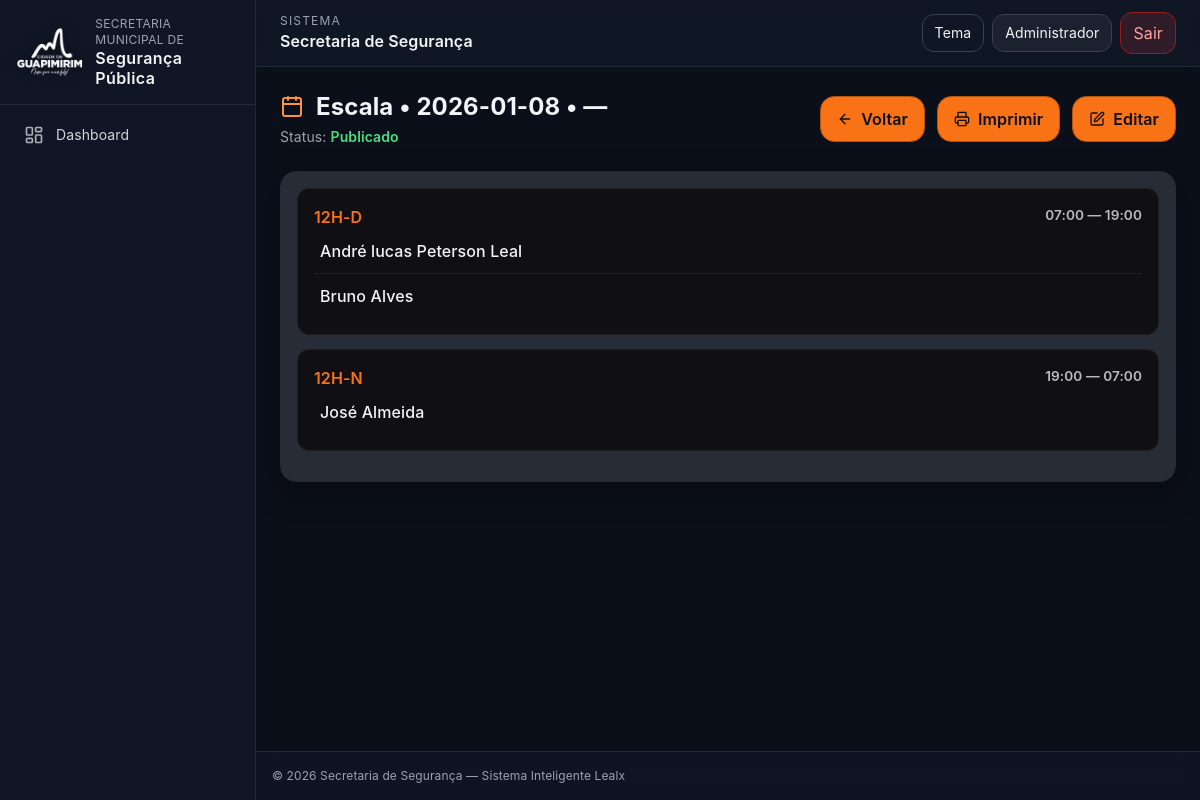
Page /modules/schedules/view.php?day=11 (signed in) on the committed database.
### tables this page shows
CREATE TABLE `schedule_days` (
  `id` int(11) NOT NULL,
  `ref_date` date NOT NULL,
  `post_id` int(11) DEFAULT NULL,
  `notes` varchar(200) DEFAULT NULL,
  `published` tinyint(1) DEFAULT 0,
  `doc_template_id` int(11) DEFAULT NULL,
  `doc_notes` text DEFAULT NULL
);

CREATE TABLE `employees` (
  `id` int(11) NOT NULL,
  `registration` varchar(40) NOT NULL,
  `name` varchar(150) NOT NULL,
  `cpf` varchar(14) DEFAULT NULL,
  `birth_date` date DEFAULT NULL,
  `email` varchar(160) DEFAULT NULL,
  `phone` varchar(20) DEFAULT NULL,
  `hire_date` date DEFAULT NULL,
  `department_id` int(11) DEFAULT NULL,
  `position_id` int(11) DEFAULT NULL,
  `base_shift` enum('12x36','24x72') NOT NULL DEFAULT '12x36',
  `status` enum('ATIVO','AFASTADO','LICENCA','FERIAS','INATIVO') DEFAULT 'ATIVO',
  `notes` text DEFAULT NULL,
  `created_at` datetime DEFAULT current_timestamp(),
  `updated_at` datetime DEFAULT NULL,
  `photo` varchar(255) DEFAULT NULL
);

CREATE TABLE `shifts` (
  `id` int(11) NOT NULL,
  `code` varchar(20) NOT NULL,
  `start_time` time NOT NULL,
  `end_time` time NOT NULL,
  `hours` decimal(5,2) NOT NULL
);

### modules/schedules/view.php (the view, shortened to what this page needs)
<?php
require __DIR__ . '/../../core/db.php';
$dayId = (int) ($_GET['day'] ?? 0);
$day = $pdo->prepare("
  SELECT sd.*,
         COALESCE(p.name, '—') AS post
  FROM schedule_days sd
  LEFT JOIN posts p ON p.id = sd.post_id
  WHERE sd.id = ?
");
$day->execute([$dayId]);
$d = $day->fetch();
$st = $pdo->prepare("
  SELECT
      e.name AS emp,
      s.code AS sh,
      s.code AS shift_label,
      s.start_time,
      s.end_time
  FROM shift_assignments sa
  JOIN employees e ON e.id = sa.employee_id
  JOIN shifts s ON s.id = sa.shift_id
  WHERE sa.schedule_day_id = ?
  ORDER BY s.start_time, e.name
");
$st->execute([$dayId]);
$rows = $st->fetchAll();
$turnos = [];
foreach ($rows as $r) {
    $turnos[$r['sh']][] = $r;
}
require __DIR__ . '/../../inc/header.php';
?>
<div class="flex items-center justify-between mb-6">
    <div>
        <h1 class="text-2xl font-bold flex items-center gap-3">
            <i data-lucide="calendar" class="w-6 h-6 text-orange-400"></i>
            Escala • <?= htmlspecialchars($d['ref_date']) ?> • <?= htmlspecialchars($d['post']) ?>
        </h1>
        <div class="text-gray-400 text-sm mt-1">
            Status:
            <?php if ($d['published']): ?>
                <span class="text-green-400 font-semibold">Publicado</span>
            <?php else: ?>
                <span class="text-orange-400 font-semibold">Rascunho</span>
            <?php endif; ?>
        </div>
    </div>
    <div class="flex gap-3">
        <a href="index.php" class="btn btn-muted">
            <i data-lucide="arrow-left" class="h-4 w-4"></i> Voltar
        </a>
        <a href="print.php?day=<?= $dayId ?>" class="btn">
            <i data-lucide="printer" class="h-4 w-4"></i> Imprimir
        </a>
        <a href="builder.php?day=<?= $dayId ?>" class="btn">
            <i data-lucide="edit" class="h-4 w-4"></i> Editar
        </a>
    </div>
</div>
<div class="card p-4">
    <?php foreach ($turnos as $codigo => $lista): ?>
        <?php
        $shiftName = $codigo;
        $inicio = substr($lista[0]['start_time'], 0, 5);
        $fim    = substr($lista[0]['end_time'], 0, 5);
        ?>
        <div class="turn-card">
            <div class="turn-title">
                <span><?= htmlspecialchars($shiftName) ?></span>
                <span class="time-block"><?= $inicio ?> — <?= $fim ?></span>
            </div>
            <?php foreach ($lista as $ag): ?>
                <div class="agent-row">
                    <span class="font-medium"><?= htmlspecialchars($ag['emp']) ?></span>
                </div>
            <?php endforeach; ?>
        </div>
    <?php endforeach; ?>
</div>
<?php require __DIR__ . '/../../inc/footer.php'; ?>

### assets/css/app.css (style rules this page uses)
:root { --accent:#f97316; }
body { font-family:system-ui,-apple-system,Segoe UI,Roboto,Ubuntu;letter-spacing:.1px }
a { transition:color .2s ease }
.btn { background:var(--accent);padding:.6rem 1rem;border-radius:12px }
:root { --ring: 0 0% 100%; }
* { outline:0 }
html,body { scroll-behavior:smooth }
body { font-family:Inter,system-ui,-apple-system,Segoe UI,Roboto,Ubuntu }
.card { background: color-mix(in oklab, #0b0f1a 85%, #fff 15%); border:1px solid #202a3b; border-radius:1rem; padding:1rem; box-shadow:0 10px 30px rgba(0,0,0,.35) }
.btn { display:inline-flex; align-items:center; justify-content:center; gap:.5rem; padding:.65rem 1rem; border-radius:.9rem; font-weight:600; background:#f97316; color:#0b0f1a; border:1px solid #b45309 }

### modules/schedules/view.php (style rules this page uses)
.turn-card { background: #101014; border: 1px solid #1f1f1f; border-radius: 12px; padding: 16px; margin-bottom: 14px; }
.turn-title { font-size: 1rem; font-weight: 600; color: #f97316; display: flex; justify-content: space-between; }
.time-block { font-size: 0.85rem; color: #bbb; }
.agent-row { padding: 10px 6px; border-bottom: 1px solid #222; }
.agent-row:last-child { border-bottom: none; }

### rows in the picture
schedule_days: ref_date "2026-01-08"
employees: shiftName "12H-D", shifts.start_time "07:00", shifts.end_time "19:00", name "André lucas Peterson Leal"
employees: name "Bruno Alves"
employees: shiftName "12H-N", shifts.start_time "19:00", shifts.end_time "07:00", name "José Almeida"

### other values in the picture
$label "Dashboard"
$uname "Administrador"
$d['post'] "—"
